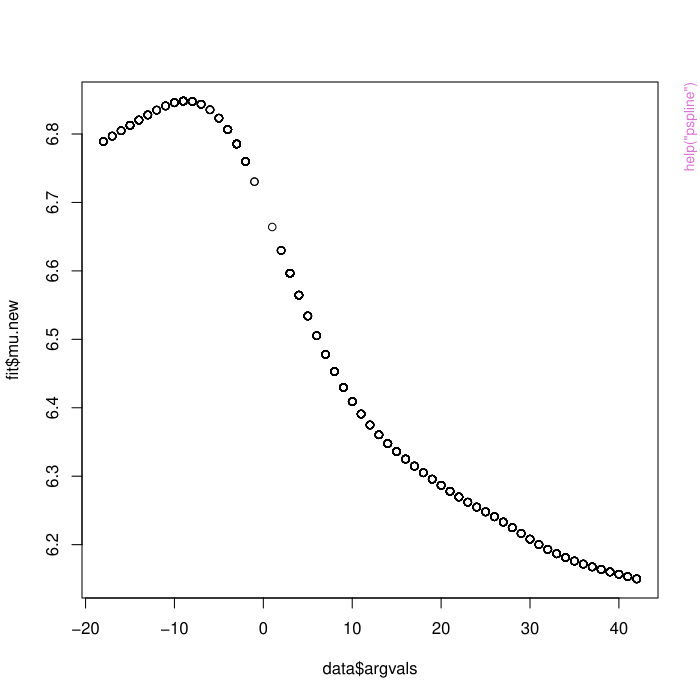

The R source for this figure:
pkgname <- "face"
source(file.path(R.home("share"), "R", "examples-header.R"))
options(warn = 1)
base::assign(".ExTimings", "face-Ex.timings", pos = 'CheckExEnv')
base::cat("name\tuser\tsystem\telapsed\n", file=base::get(".ExTimings", pos = 'CheckExEnv'))
base::assign(".format_ptime",
function(x) {
  if(!is.na(x[4L])) x[1L] <- x[1L] + x[4L]
  if(!is.na(x[5L])) x[2L] <- x[2L] + x[5L]
  options(OutDec = '.')
  format(x[1L:3L], digits = 7L)
},
pos = 'CheckExEnv')

### * </HEADER>
library('face')

base::assign(".oldSearch", base::search(), pos = 'CheckExEnv')
base::assign(".old_wd", base::getwd(), pos = 'CheckExEnv')
cleanEx()
nameEx("cor.face")
### * cor.face

flush(stderr()); flush(stdout())

base::assign(".ptime", proc.time(), pos = "CheckExEnv")
### Name: cor.face
### Title: Extraction of correlation and mean from a 'face.sparse' object
### Aliases: cor.face
### Keywords: ~face.sparse

### ** Examples

# See the examples for "face.sparse".



base::assign(".dptime", (proc.time() - get(".ptime", pos = "CheckExEnv")), pos = "CheckExEnv")
base::cat("cor.face", base::get(".format_ptime", pos = 'CheckExEnv')(get(".dptime", pos = "CheckExEnv")), "\n", file=base::get(".ExTimings", pos = 'CheckExEnv'), append=TRUE, sep="\t")
cleanEx()
nameEx("face.sparse")
### * face.sparse

flush(stderr()); flush(stdout())

base::assign(".ptime", proc.time(), pos = "CheckExEnv")
### Name: face.sparse
### Title: Fast covariance estimation for sparse functional data
### Aliases: face.sparse
### Keywords: ~face.sparse

### ** Examples


## Not run: 
##D ##########################
##D #### CD4 data example
##D ##########################
##D 
##D require(refund)
##D data(cd4)
##D n <- nrow(cd4)
##D T <- ncol(cd4)
##D 
##D id <- rep(1:n,each=T)
##D t <- rep(-18:42,times=n)
##D y <- as.vector(t(cd4))
##D sel <- which(is.na(y))
##D 
##D 
##D ## organize data and apply FACEs
##D data <- data.frame(y=log(y[-sel]),
##D argvals = t[-sel],
##D subj = id[-sel])
##D data <- data[data$y>4.5,]
##D fit_face <- face.sparse(data,argvals.new=(-20:40))
##D 
##D data.h <- data
##D tnew <- fit_face$argvals.new
##D 
##D ## scatter plots
##D Xlab <- "Months since seroconversion"
##D Ylab <- "log (CD4 count)"
##D par(mfrow=c(1,1),mar = c(4.5,4.5,3,2))
##D id <- data.h$subj
##D uid <- unique(id)
##D plot(data.h$argvals,data.h$y,
##D type = "n", ylim = c(4.5,8),
##D xlab = Xlab, ylab = Ylab,
##D cex.lab = 1.25,cex.axis=1.25,cex.main = 1.25)
##D 
##D for(i in 1:10){
##D seq <- which(id==uid[i])
##D lines(data.h$argvals[seq],data.h$y[seq],lty=1,col="gray",lwd=1,type="l")
##D #points(data.h$argvals[seq],data.h$y[seq],col=1,lty=1,pch=1)
##D }
##D 
##D Sample <- seq(10,50,by=10)
##D for(i in Sample){
##D seq <- which(id==uid[i])
##D lines(data.h$argvals[seq],data.h$y[seq],lty=1,col="black",lwd=1,type="l")
##D }
##D lines(tnew,fit_face$mu.new,lwd=2,lty=2,col="red")
##D 
##D ## plots of variance/correlation functions
##D 
##D Cov <- fit_face$Chat.new
##D Cov_diag <- diag(Cov)
##D Cor <- fit_face$Cor.new
##D 
##D par(mfrow=c(1,2),mar=c(4.5,4.1,3,4.5))
##D 
##D 
##D plot(tnew,Cov_diag,type="l",
##D xlab = Xlab, ylab="",main= "CD4: variance function",
##D #ylim = c(0.8,1.5),
##D cex.axis=1.25,cex.lab=1.25,cex.main=1.25,lwd=2)
##D 
##D require(fields)
##D image.plot(tnew,tnew,Cor,
##D xlab=Xlab, ylab = Xlab,
##D main = "CD4: correlation function",
##D cex.axis=1.25,cex.lab=1.25,cex.main=1.25,
##D axis.args = list(at = c(0,0.2,0.4,0.6,0.8,1.0)),
##D legend.shrink=0.75,legend.line=-1.5)
##D 
##D 
##D ## prediction of several subjects
##D 
##D par(mfrow=c(2,2),mar=c(4.5,4.5,3,2))
##D Sample <- c(30,40,50,60)
##D for(i in 1:4){
##D sel <- which(id==uid[Sample[i]])
##D dati <- data.h[sel,]
##D 
##D seq <- -20:40
##D k <- length(seq)
##D dati_pred <- data.frame(y = rep(NA,nrow(dati) + k ),
##D argvals = c(rep(NA,nrow(dati)),seq),
##D subj=rep(dati$subj[1],nrow(dati) + k )
##D )
##D 
##D dati_pred[1:nrow(dati),] <- dati
##D yhat2 <- predict(fit_face,dati_pred)
##D 
##D data3 <- dati
##D Ylim <- range(c(data3$y,yhat2$y.pred))
##D 
##D plot(data3$argvals,data3$y,xlab=Xlab,ylab=Ylab, main = paste("Male ",i,sep=""),
##D ylim = c(4,8.5),
##D cex.lab=1.25,cex.axis = 1.25,cex.main = 1.25,pch=1,xlim=c(-20,40))
##D 
##D Ord <- nrow(dati) + 1:k
##D lines(dati_pred$argvals[Ord],yhat2$y.pred[Ord],col="red",lwd=2)
##D lines(dati_pred$argvals[Ord],
##D yhat2$y.pred[Ord] - 1.96*yhat2$se.pred[Ord], col="red",lwd=1,lty=2)
##D lines(dati_pred$argvals[Ord],
##D yhat2$y.pred[Ord] + 1.96*yhat2$se.pred[Ord], col="red",lwd=1,lty=2)
##D 
##D lines(tnew,fit_face$mu.new,lty=3,col="black",lwd=2)
##D legend("bottomleft",c("mean","prediction"),lty=c(3,1),col=1:2,lwd=2,bty="n")
##D }
## End(Not run)



base::assign(".dptime", (proc.time() - get(".ptime", pos = "CheckExEnv")), pos = "CheckExEnv")
base::cat("face.sparse", base::get(".format_ptime", pos = 'CheckExEnv')(get(".dptime", pos = "CheckExEnv")), "\n", file=base::get(".ExTimings", pos = 'CheckExEnv'), append=TRUE, sep="\t")
cleanEx()
nameEx("predict.face.sparse")
### * predict.face.sparse

flush(stderr()); flush(stdout())

base::assign(".ptime", proc.time(), pos = "CheckExEnv")
### Name: predict.face.sparse
### Title: Subject-specific curve prediction from a face.sparse fit
### Aliases: predict.face.sparse
### Keywords: ~face.sparse ~prediction

### ** Examples


#See the examples for "face.sparse".



base::assign(".dptime", (proc.time() - get(".ptime", pos = "CheckExEnv")), pos = "CheckExEnv")
base::cat("predict.face.sparse", base::get(".format_ptime", pos = 'CheckExEnv')(get(".dptime", pos = "CheckExEnv")), "\n", file=base::get(".ExTimings", pos = 'CheckExEnv'), append=TRUE, sep="\t")
cleanEx()
nameEx("predict.pspline.face")
### * predict.pspline.face

flush(stderr()); flush(stdout())

base::assign(".ptime", proc.time(), pos = "CheckExEnv")
### Name: predict.pspline.face
### Title: Mean prediction from a P-spline smoothing fit
### Aliases: predict.pspline.face
### Keywords: ~Pspline ~prediction

### ** Examples

#See the examples for "pspline".



base::assign(".dptime", (proc.time() - get(".ptime", pos = "CheckExEnv")), pos = "CheckExEnv")
base::cat("predict.pspline.face", base::get(".format_ptime", pos = 'CheckExEnv')(get(".dptime", pos = "CheckExEnv")), "\n", file=base::get(".ExTimings", pos = 'CheckExEnv'), append=TRUE, sep="\t")
cleanEx()
nameEx("pspline")
### * pspline

flush(stderr()); flush(stdout())

base::assign(".ptime", proc.time(), pos = "CheckExEnv")
### Name: pspline
### Title: Univariate P-spline smoothing
### Aliases: pspline
### Keywords: ~Pspline

### ** Examples

## cd4 data
require(refund)
data(cd4)
n <- nrow(cd4)
T <- ncol(cd4)

id <- rep(1:n,each=T)
t <- rep(-18:42,times=n)
y <- as.vector(t(cd4))
sel <- which(is.na(y))

## organize data
data <- data.frame(y=log(y[-sel]),
argvals = t[-sel],
subj = id[-sel])
data <- data[data$y>4.5,]

## smooth
fit <- pspline(data)

## plot
plot(data$argvals,fit$mu.new,type="p")

## prediction
pred <- predict(fit,quantile(data$argvals,c(0.2,0.6)))
pred



base::assign(".dptime", (proc.time() - get(".ptime", pos = "CheckExEnv")), pos = "CheckExEnv")
base::cat("pspline", base::get(".format_ptime", pos = 'CheckExEnv')(get(".dptime", pos = "CheckExEnv")), "\n", file=base::get(".ExTimings", pos = 'CheckExEnv'), append=TRUE, sep="\t")
cleanEx()
nameEx("select.knots")
### * select.knots

flush(stderr()); flush(stdout())

base::assign(".ptime", proc.time(), pos = "CheckExEnv")
### Name: select.knots
### Title: Knots selection for P-spline smoothing
### Aliases: select.knots
### Keywords: ~Pspline

### ** Examples

t <- rnorm(100)
knots <- select.knots(t)



base::assign(".dptime", (proc.time() - get(".ptime", pos = "CheckExEnv")), pos = "CheckExEnv")
base::cat("select.knots", base::get(".format_ptime", pos = 'CheckExEnv')(get(".dptime", pos = "CheckExEnv")), "\n", file=base::get(".ExTimings", pos = 'CheckExEnv'), append=TRUE, sep="\t")
### * <FOOTER>
###
cleanEx()
options(digits = 7L)
base::cat("Time elapsed: ", proc.time() - base::get("ptime", pos = 'CheckExEnv'),"\n")
grDevices::dev.off()
###
### Local variables: ***
### mode: outline-minor ***
### outline-regexp: "\\(> \\)?### [*]+" ***
### End: ***
quit('no')
